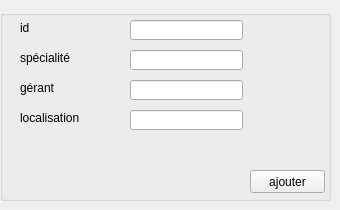
      <widget class="QWidget" name="tab_7">
       <attribute name="title">
        <string>nouveau depp</string>
       </attribute>
       <widget class="QLabel" name="label_9">
        <property name="geometry">
         <rect>
          <x>20</x>
          <y>20</y>
          <width>61</width>
          <height>16</height>
         </rect>
        </property>
        <property name="text">
         <string>id</string>
        </property>
       </widget>
       <widget class="QLabel" name="label_10">
        <property name="geometry">
         <rect>
          <x>20</x>
          <y>80</y>
          <width>61</width>
          <height>16</height>
         </rect>
        </property>
        <property name="text">
         <string>gérant</string>
        </property>
       </widget>
       <widget class="QLabel" name="label_11">
        <property name="geometry">
         <rect>
          <x>20</x>
          <y>50</y>
          <width>61</width>
          <height>16</height>
         </rect>
        </property>
        <property name="text">
         <string>spécialité</string>
        </property>
       </widget>
       <widget class="QLabel" name="label_12">
        <property name="geometry">
         <rect>
          <x>20</x>
          <y>110</y>
          <width>61</width>
          <height>16</height>
         </rect>
        </property>
        <property name="text">
         <string>localisation</string>
        </property>
       </widget>
       <widget class="QGroupBox" name="groupBox_4">
        <property name="geometry">
         <rect>
          <x>0</x>
          <y>10</y>
          <width>331</width>
          <height>191</height>
         </rect>
        </property>
        <property name="title">
         <string/>
        </property>
        <widget class="QPushButton" name="pb_ajouter_depp">
         <property name="geometry">
          <rect>
           <x>250</x>
           <y>160</y>
           <width>75</width>
           <height>23</height>
          </rect>
         </property>
         <property name="text">
          <string>ajouter</string>
         </property>
        </widget>
        <widget class="QLineEdit" name="le_id_dep">
         <property name="geometry">
          <rect>
           <x>130</x>
           <y>10</y>
           <width>113</width>
           <height>20</height>
          </rect>
         </property>
        </widget>
        <widget class="QLineEdit" name="le_spec">
         <property name="geometry">
          <rect>
           <x>130</x>
           <y>40</y>
           <width>113</width>
           <height>20</height>
          </rect>
         </property>
        </widget>
        <widget class="QLineEdit" name="le_gerant">
         <property name="geometry">
          <rect>
           <x>130</x>
           <y>70</y>
           <width>113</width>
           <height>20</height>
          </rect>
         </property>
        </widget>
        <widget class="QLineEdit" name="le_local">
         <property name="geometry">
          <rect>
           <x>130</x>
           <y>100</y>
           <width>113</width>
           <height>20</height>
          </rect>
         </property>
        </widget>
       </widget>
       <zorder>groupBox_4</zorder>
       <zorder>label_9</zorder>
       <zorder>label_11</zorder>
       <zorder>label_10</zorder>
       <zorder>label_12</zorder>
      </widget>
